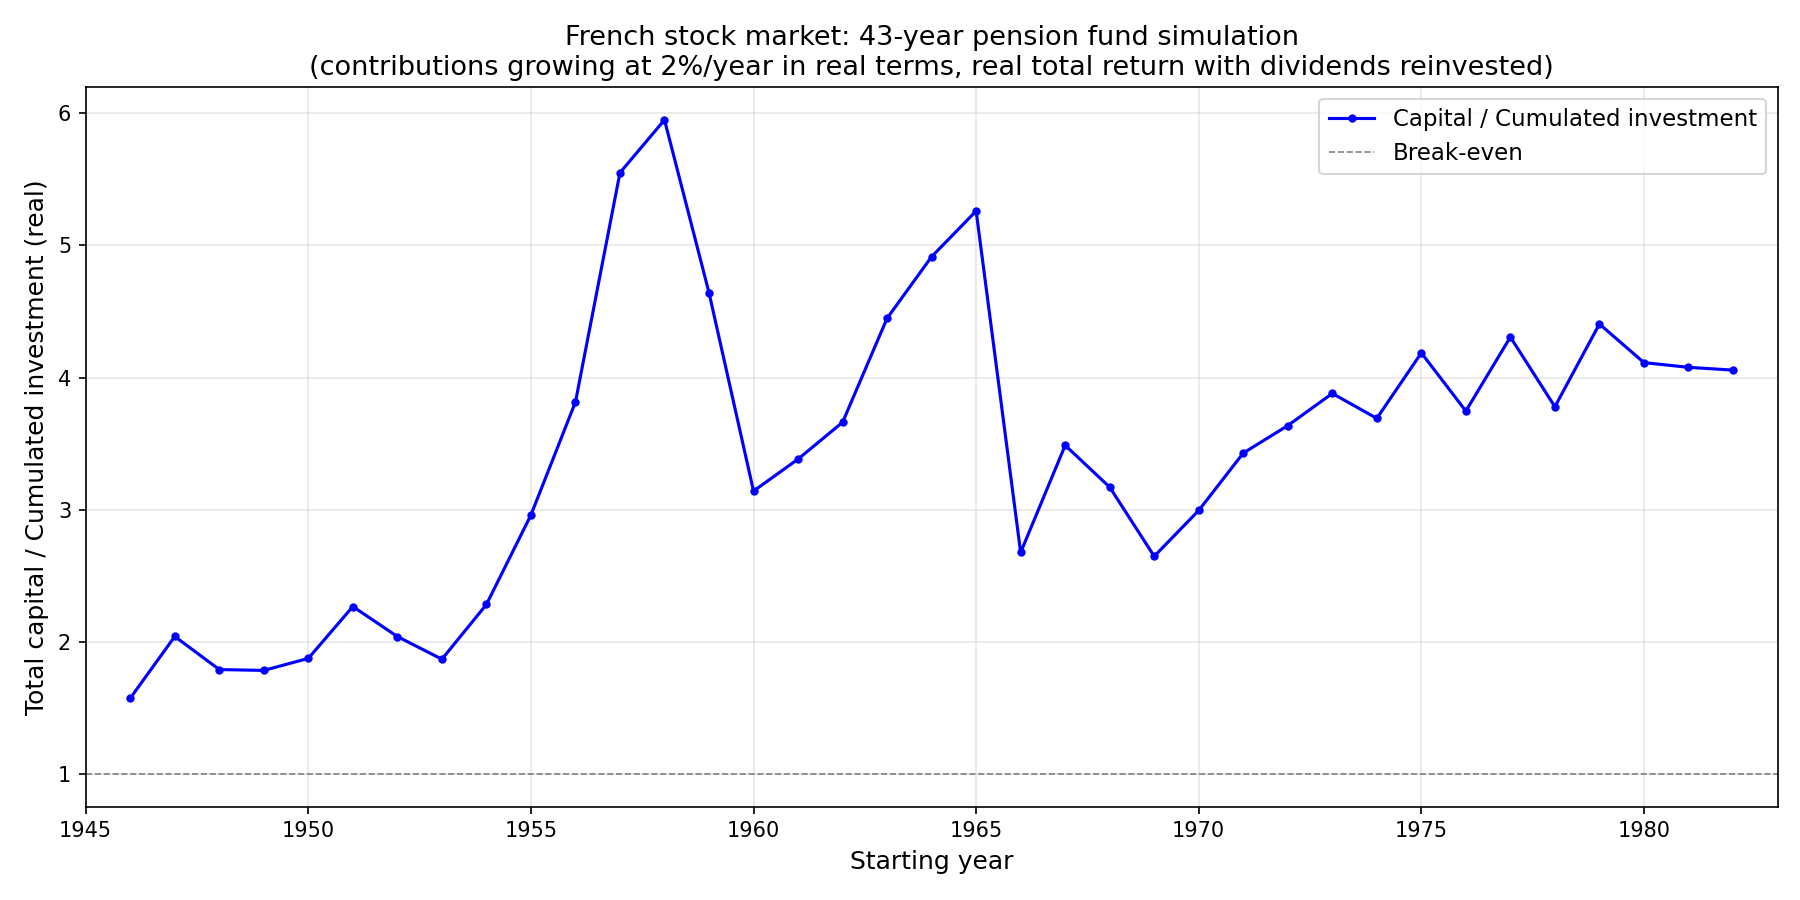

Reproduce this figure in Python.
"""
Pension fund simulation: invest in the French stock market with contributions
growing at 2% per year in real terms (starting at 100 EUR).
For each starting year from 1900 to the latest year with 40 years of data,
compute total capital after 40 years and plot capital / cumulated investment.

Note: The Le Bris & Hautcoeur stock index is NOMINAL. We deflate using CPI
to obtain real returns. CPI data is chained from two sources:
  - inflation.xlsx (1840-1999, base 1999=1)
  - "Inflation après 1990" from the reference spreadsheet (1990-2024, INSEE
    monthly CPI base 2015=100), converted to annual January values.
"""

import numpy as np
import pandas as pd
import matplotlib.pyplot as plt
from pathlib import Path
from collections import defaultdict
from scipy.optimize import brentq

DATA_DIR = Path("C:/Users/Windows/Dropbox/Livre/Analysis/Capitalisation")
REF_FILE = Path("C:/Users/Windows/Dropbox/Press/Capitalisation 1982/calculs retraite 1982.xlsx")
OUT_DIR = Path(__file__).parent

# ── Load stock price data (monthly, NOMINAL) ─────────────────────────────────
raw = pd.read_excel(DATA_DIR / "french_stocks.xlsx", sheet_name="cours", header=None)
raw = raw.iloc[2:].copy()
raw.columns = ["year", "date", "price", "rate"]
raw["year"] = raw["year"].astype(float).astype(int)
raw["price"] = pd.to_numeric(raw["price"], errors="coerce")

# Take end-of-year price (last observation per year)
yearly_price = raw.groupby("year")["price"].last().sort_index()

# ── Load dividend yield data (annual) ────────────────────────────────────────
div_raw = pd.read_excel(DATA_DIR / "french_stocks.xlsx", sheet_name="dividende", header=None)
div_raw = div_raw.iloc[1:].copy()
div_raw.columns = ["year", "div_yield"]
div_raw["year"] = div_raw["year"].astype(float).astype(int)
div_raw["div_yield"] = pd.to_numeric(div_raw["div_yield"], errors="coerce")
div_yield = div_raw.set_index("year")["div_yield"]

# ── Build CPI series (1840-2024) ─────────────────────────────────────────────
# Source 1: inflation.xlsx (1840-1999, base 1999=1)
inf_raw = pd.read_excel(DATA_DIR / "inflation.xlsx", header=None)
years_inf = inf_raw.iloc[1, 1:].astype(float).astype(int).values
cpi_values = pd.to_numeric(inf_raw.iloc[2, 1:], errors="coerce").values
cpi_old = pd.Series(cpi_values, index=years_inf).sort_index()

# Source 2: reference spreadsheet post-1990 monthly CPI (INSEE, base 2015=100)
inf2 = pd.read_excel(REF_FILE, sheet_name="Inflation apr\u00e8s 1990", header=None)
inf2 = inf2.iloc[4:].copy()
inf2.columns = ["period", "index", "monthly_inf"] + [f"c{i}" for i in range(len(inf2.columns) - 3)]
inf2["index"] = pd.to_numeric(inf2["index"], errors="coerce")
# Extract January values for annual CPI
inf2_jan = inf2[inf2["period"].astype(str).str.endswith("-01")].copy()
inf2_jan["year"] = inf2_jan["period"].astype(str).str[:4].astype(int)
cpi_post = inf2_jan.set_index("year")["index"]

# Chain: use cpi_old up to 1999, then extend with cpi_post growth rates
# Overlap year: 1999. cpi_old[1999] = 1.0, cpi_post for 2000-2024
# Convert cpi_post to same base: ratio at overlap point
# cpi_post is Jan values (base 2015=100). Use Jan 1999 as link.
# cpi_post[1990]=66.56 (Jan 1990). cpi_old[1989]=0.8277 (annual).
# Better: use the annual inflation rates from cpi_post to extend cpi_old.
cpi = cpi_old.copy()
for y in range(2000, cpi_post.index.max() + 1):
    if y in cpi_post.index and (y - 1) in cpi_post.index:
        annual_inflation = cpi_post[y] / cpi_post[y - 1]
        cpi[y] = cpi[y - 1] * annual_inflation

print(f"CPI range: {cpi.index.min()}-{cpi.index.max()}")
print(f"CPI 1999={cpi[1999]:.4f}, CPI 2024={cpi.get(2024, 'N/A')}")

# ── Compute annual nominal total return ──────────────────────────────────────
# Total return factor for year t: P_t/P_{t-1} * (1 + div_yield_t)
price_return = yearly_price / yearly_price.shift(1)

all_years = sorted(set(price_return.dropna().index) &
                   set(div_yield.dropna().index))
min_year = min(all_years)
max_year = max(all_years)
print(f"Stock data available: {min_year}-{max_year}")

# Nominal total return factor
nominal_return = pd.Series(index=range(min_year, max_year + 1), dtype=float)
for y in range(min_year, max_year + 1):
    if y in price_return.index and y in div_yield.index:
        pr = price_return.loc[y]
        dy = div_yield.loc[y]
        if pd.notna(pr) and pd.notna(dy):
            nominal_return.loc[y] = pr * (1 + dy)

# Real total return factor: nominal / inflation
real_return = pd.Series(index=range(min_year, max_year + 1), dtype=float)
for y in range(min_year, max_year + 1):
    if pd.notna(nominal_return.get(y, np.nan)) and y in cpi.index and (y - 1) in cpi.index:
        inflation_factor = cpi[y] / cpi[y - 1]
        real_return.loc[y] = nominal_return[y] / inflation_factor

print(f"Real return years available: "
      f"{real_return.dropna().index.min()}-{real_return.dropna().index.max()}")

# ── Simulation parameters ────────────────────────────────────────────────────
CONTRIBUTION_BASE = 100  # EUR first year (real euros)
GROWTH_RATE = 0.02       # 2% real growth per year
DURATION = 43            # years of contributions

# Pre-compute contribution schedule (real euros)
contributions = [CONTRIBUTION_BASE * (1 + GROWTH_RATE) ** t for t in range(DURATION)]
cumulated_contributions = sum(contributions)

# Find valid starting years (need DURATION consecutive years of REAL return data)
START_FROM = 1946  # post-WW2
start_years = []
for y in range(START_FROM, max_year - DURATION + 2):
    yrs = range(y, y + DURATION)
    if all(pd.notna(real_return.get(yr, np.nan)) for yr in yrs):
        start_years.append(y)

if start_years:
    print(f"Valid starting years: {start_years[0]}-{start_years[-1]} "
          f"({len(start_years)} simulations)")
else:
    print("WARNING: No valid starting years with full real return coverage!")
    # Fall back to years where we have at least nominal data
    for y in range(1900, max_year - DURATION + 2):
        yrs = range(y, y + DURATION)
        if all(pd.notna(nominal_return.get(yr, np.nan)) for yr in yrs):
            start_years.append(y)
    print(f"Using nominal returns: {start_years[0]}-{start_years[-1]} "
          f"({len(start_years)} simulations)")

print(f"Contribution growth: {GROWTH_RATE:.0%}/year real, "
      f"total invested over {DURATION} years: {cumulated_contributions:.0f} EUR")

# ── Run simulations ──────────────────────────────────────────────────────────
results = {}
capitals = {}

for start in start_years:
    capital = 0.0

    for t in range(DURATION):
        year = start + t
        # Use real return if available, else nominal
        r = real_return.get(year, np.nan)
        if pd.isna(r):
            r = nominal_return.get(year, np.nan)

        # Grow existing capital by real return, then add new contribution
        capital = capital * r + contributions[t]

    results[start] = capital / cumulated_contributions
    capitals[start] = capital

# ── Helper: build brick histogram ────────────────────────────────────────────
def brick_histogram(ax, data_series, bin_width, xlabel, title, median_label,
                    mean_label, fmt_val, xlim_left=None):
    vals = data_series.values
    bins = np.arange(
        np.floor(vals.min() / bin_width) * bin_width,
        np.ceil(vals.max() / bin_width) * bin_width + bin_width + 0.001,
        bin_width)

    bi_indices = np.digitize(vals, bins) - 1
    bi_contents = defaultdict(list)
    for year, bi in zip(data_series.index, bi_indices):
        bi_contents[bi].append(year)

    max_stack = max(len(v) for v in bi_contents.values())
    brick_h = 0.9

    for bi, years in bi_contents.items():
        x_left = bins[bi]
        for row, year in enumerate(sorted(years)):
            rect = plt.Rectangle((x_left, row), bin_width, brick_h,
                                  facecolor='steelblue', edgecolor='white',
                                  linewidth=1.5)
            ax.add_patch(rect)
            ax.text(x_left + bin_width / 2, row + brick_h / 2, str(year),
                    ha='center', va='center', fontsize=7, color='white',
                    fontweight='bold')

    med = np.median(vals)
    mn = np.mean(vals)
    ax.axvline(x=med, color='red', linestyle='--', linewidth=1.5,
               label=f"{median_label}{fmt_val(med)}")
    ax.axvline(x=mn, color='orange', linestyle='--', linewidth=1.5,
               label=f"{mean_label}{fmt_val(mn)}")

    left = xlim_left if xlim_left is not None else bins[0]
    ax.set_xlim(left, bins[-1])
    ax.set_ylim(0, max_stack + 0.5)
    ax.set_xlabel(xlabel, fontsize=12)
    ax.set_title(title, fontsize=13)
    ax.legend(fontsize=11)
    ax.grid(True, axis='y', alpha=0.3)

    return vals, max_stack

# ── Subtitle helper ──────────────────────────────────────────────────────────
sub_en = (f"(French stock market, contributions growing at {GROWTH_RATE:.0%}/year real, "
          f"starting years {start_years[0]}\u2013{start_years[-1]}, "
          f"{len(start_years)} cohorts)")
sub_fr = (f"(March\u00e9 boursier fran\u00e7ais, cotisations croissant de {GROWTH_RATE:.0%}/an en r\u00e9el, "
          f"ann\u00e9es de d\u00e9but {start_years[0]}\u2013{start_years[-1]}, "
          f"{len(start_years)} cohortes)")

# ── Plot 1: Time series (EN) ────────────────────────────────────────────────
series = pd.Series(results).sort_index()

fig, ax = plt.subplots(figsize=(12, 6))
ax.plot(series.index, series.values, 'b-o', markersize=3, linewidth=1.5,
        label="Capital / Cumulated investment")
ax.axhline(y=1, color='gray', linestyle='--', linewidth=0.8, label="Break-even")
ax.set_xlabel("Starting year", fontsize=12)
ax.set_ylabel("Total capital / Cumulated investment (real)", fontsize=12)
ax.set_title(f"French stock market: {DURATION}-year pension fund simulation\n"
             f"(contributions growing at {GROWTH_RATE:.0%}/year in real terms, "
             f"real total return with dividends reinvested)", fontsize=13)
ax.legend(fontsize=11)
ax.grid(True, alpha=0.3)
ax.set_xlim(series.index[0] - 1, series.index[-1] + 1)
plt.tight_layout()
plt.savefig(OUT_DIR / "pension_fund_simulation.png", dpi=150)
plt.savefig(OUT_DIR / "pension_fund_simulation.svg")
print(f"\nPlot saved")

# ── Plot 2: Multiple histogram (EN) ─────────────────────────────────────────
fig2, ax2 = plt.subplots(figsize=(12, 8))
values, max_stack = brick_histogram(
    ax2, series, bin_width=1,
    xlabel="Capital / Cumulated investment (real)",
    title=f"Distribution of {DURATION}-year pension fund multiples\n{sub_en}",
    median_label="Median: ", mean_label="Mean: ",
    fmt_val=lambda v: f"{v:.1f}x")
ax2.set_ylabel("Number of cohorts", fontsize=12)
plt.tight_layout()
plt.savefig(OUT_DIR / "pension_fund_histogram.png", dpi=150)
plt.savefig(OUT_DIR / "pension_fund_histogram.svg")
print(f"Histogram saved")

print(f"\nMultiple statistics ({len(values)} cohorts):")
print(f"  Min:    {values.min():.2f}x")
print(f"  Q1:     {np.percentile(values, 25):.2f}x")
print(f"  Median: {np.median(values):.2f}x")
print(f"  Q3:     {np.percentile(values, 75):.2f}x")
print(f"  Max:    {values.max():.2f}x")
print(f"  Mean:   {np.mean(values):.2f}x")

# ── IRR computation ──────────────────────────────────────────────────────────
irr_results = {}
for start in start_years:
    capital = capitals[start]

    def npv(rate):
        pv = 0.0
        for t in range(DURATION):
            pv -= contributions[t] / (1 + rate) ** t
        pv += capital / (1 + rate) ** DURATION
        return pv

    try:
        irr = brentq(npv, -0.5, 5.0)
    except ValueError:
        irr = np.nan
    irr_results[start] = irr

irr_series = pd.Series(irr_results).sort_index()
irr_pct = irr_series * 100  # convert to percent

# ── Plot 3: IRR histogram (EN) ──────────────────────────────────────────────
fig3, ax3 = plt.subplots(figsize=(12, 8))
irr_vals, max_stack_irr = brick_histogram(
    ax3, irr_pct, bin_width=0.5,
    xlabel="Real internal rate of return (%)",
    title=f"Distribution of {DURATION}-year pension fund real IRR\n{sub_en}",
    median_label="Median: ", mean_label="Mean: ",
    fmt_val=lambda v: f"{v:.1f}%")
ax3.set_ylabel("Number of cohorts", fontsize=12)
plt.tight_layout()
plt.savefig(OUT_DIR / "pension_fund_irr_histogram.png", dpi=150)
plt.savefig(OUT_DIR / "pension_fund_irr_histogram.svg")
print(f"IRR histogram saved")

print(f"\nIRR statistics ({len(irr_vals)} cohorts):")
print(f"  Min:    {irr_vals.min():.2f}%")
print(f"  Q1:     {np.percentile(irr_vals, 25):.2f}%")
print(f"  Median: {np.median(irr_vals):.2f}%")
print(f"  Q3:     {np.percentile(irr_vals, 75):.2f}%")
print(f"  Max:    {irr_vals.max():.2f}%")
print(f"  Mean:   {np.mean(irr_vals):.2f}%")

# ── French versions ──────────────────────────────────────────────────────────

# French: time series
fig4, ax4 = plt.subplots(figsize=(12, 6))
ax4.plot(series.index, series.values, 'b-o', markersize=3, linewidth=1.5,
         label="Capital / Investissement cumul\u00e9")
ax4.axhline(y=1, color='gray', linestyle='--', linewidth=0.8,
            label="Seuil de rentabilit\u00e9")
ax4.set_xlabel("Ann\u00e9e de d\u00e9but", fontsize=12)
ax4.set_ylabel("Capital total / Investissement cumul\u00e9 (r\u00e9el)", fontsize=12)
ax4.set_title(f"March\u00e9 boursier fran\u00e7ais : simulation de fonds de pension sur {DURATION} ans\n"
              f"(cotisations croissant de {GROWTH_RATE:.0%}/an en r\u00e9el, "
              f"rendement total r\u00e9el avec dividendes r\u00e9investis)", fontsize=13)
ax4.legend(fontsize=11)
ax4.grid(True, alpha=0.3)
ax4.set_xlim(series.index[0] - 1, series.index[-1] + 1)
plt.tight_layout()
plt.savefig(OUT_DIR / "pension_fund_simulation_fr.png", dpi=150)
plt.savefig(OUT_DIR / "pension_fund_simulation_fr.svg")
print(f"\nFrench time series saved")

# French: multiple histogram
fig5, ax5 = plt.subplots(figsize=(12, 8))
brick_histogram(
    ax5, series, bin_width=1,
    xlabel="Capital / Investissement cumul\u00e9 (r\u00e9el)",
    title=f"Distribution des multiples d\u2019un fonds de pension sur {DURATION} ans\n{sub_fr}",
    median_label="M\u00e9diane : ", mean_label="Moyenne : ",
    fmt_val=lambda v: f"{v:.1f}x")
ax5.set_ylabel("Nombre de cohortes", fontsize=12)
plt.tight_layout()
plt.savefig(OUT_DIR / "pension_fund_histogram_fr.png", dpi=150)
plt.savefig(OUT_DIR / "pension_fund_histogram_fr.svg")
print(f"French multiple histogram saved")

# French: IRR histogram
fig6, ax6 = plt.subplots(figsize=(12, 8))
brick_histogram(
    ax6, irr_pct, bin_width=0.5,
    xlabel="Taux de rendement interne r\u00e9el (%)",
    title=f"Distribution du TRI r\u00e9el d\u2019un fonds de pension sur {DURATION} ans\n{sub_fr}",
    median_label="M\u00e9diane : ", mean_label="Moyenne : ",
    fmt_val=lambda v: f"{v:.1f} %")
ax6.set_ylabel("Nombre de cohortes", fontsize=12)
plt.tight_layout()
plt.savefig(OUT_DIR / "pension_fund_irr_histogram_fr.png", dpi=150)
plt.savefig(OUT_DIR / "pension_fund_irr_histogram_fr.svg")
print(f"French IRR histogram saved")
